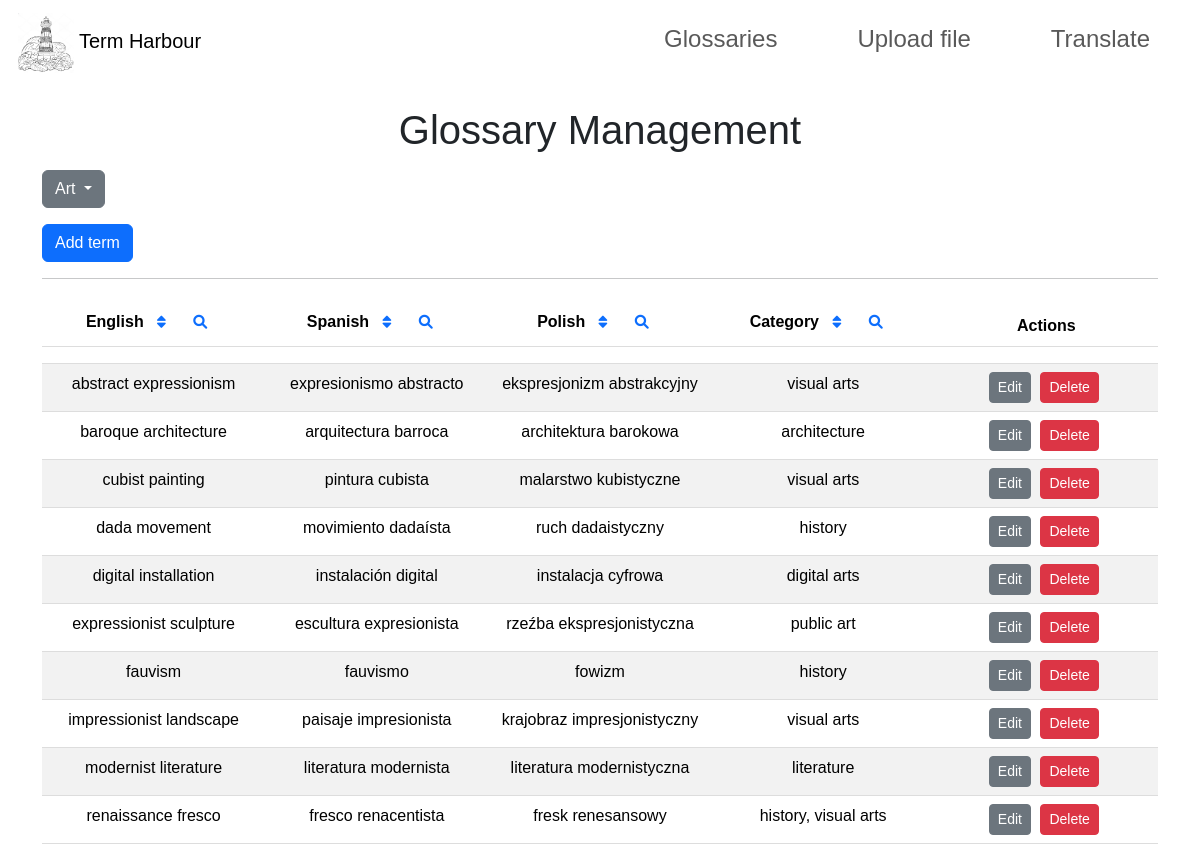
/glossary?table=art, run on an earlier commit of the app's database.
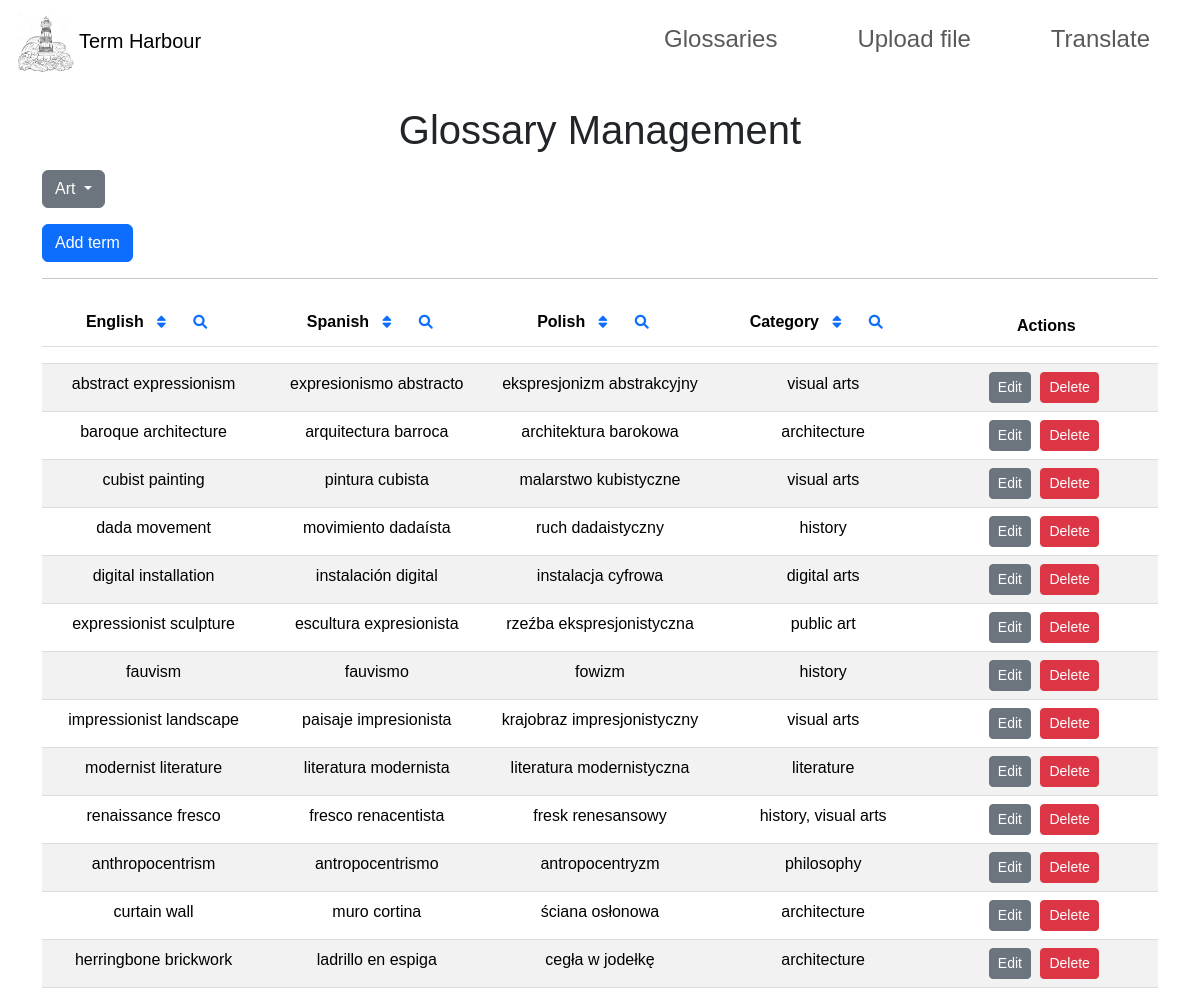
And on a later commit of the database.
### tables this page shows
CREATE TABLE "art" (
	"english"	TEXT,
	"spanish"	TEXT,
	"polish"	TEXT,
	"categories"	TEXT,
	PRIMARY KEY("english")
);

### app.py (the view)
@app.route('/glossary')
def glossary():
    table_name = request.args.get('table', 'medicine')
    records = db.session.execute(text(f'SELECT * FROM {table_name}')).fetchall()
    return render_template('glossary.html', records=records, table=table_name)

### templates/glossary.html (shortened to what this page needs)
<!DOCTYPE html>
<html lang="en">
<head>
    <link rel="stylesheet" href="https://cdn.jsdelivr.net/npm/bootstrap@5.3.3/dist/css/bootstrap.min.css">
    <link rel="stylesheet" href="https://cdnjs.cloudflare.com/ajax/libs/font-awesome/6.0.0-beta3/css/all.min.css">
    <link rel="stylesheet" href="../static/glossary/glossary.css">
</head>
<body>
    {% include 'navbar.html' %}
    <div class="container">
        <h1 class="text-center">Glossary Management</h1>
        <div class="dropdown my-3">
            <button class="btn btn-secondary dropdown-toggle" type="button" id="dropdownMenuButton" data-bs-toggle="dropdown" aria-expanded="false">
                {{ table.capitalize() }}
            </button>
        </div>
        <button class="btn btn-primary" id="addRecordButton">Add term</button>
        <hr>
        <table class="table table-striped text-center">
            <thead>
                <tr>
                    <th style="width: 20%;">English
                        <button class="btn btn-sm btn-link sort-btn" data-column="english" data-order="asc">
                            <i class="fas fa-sort"></i>
                        </button>
                        <button class="btn btn-sm btn-link search-btn" data-column="english">
                            <i class="fas fa-search"></i>
                        </button>
                    </th>
                    <th style="width: 20%;">Spanish
                        <button class="btn btn-sm btn-link sort-btn" data-column="spanish" data-order="asc">
                            <i class="fas fa-sort"></i>
                        </button>
                        <button class="btn btn-sm btn-link search-btn" data-column="spanish">
                            <i class="fas fa-search"></i>
                        </button>
                    </th>
                    <th style="width: 20%;">Polish
                        <button class="btn btn-sm btn-link sort-btn" data-column="polish" data-order="asc">
                            <i class="fas fa-sort"></i>
                        </button>
                        <button class="btn btn-sm btn-link search-btn" data-column="polish">
                            <i class="fas fa-search"></i>
                        </button>
                    </th>
                    <th style="width: 20%;">Category
                        <button class="btn btn-sm btn-link sort-btn" data-column="categories" data-order="asc">
                            <i class="fas fa-sort"></i>
                        </button>
                        <button class="btn btn-sm btn-link search-btn" data-column="categories">
                            <i class="fas fa-search"></i>
                        </button>
                    </th>
                    <th style="width: 20%;">Actions</th>
                </tr>
                <tr>
                    <th><input type="text" class="form-control search-input" data-column="english" placeholder="Search English" style="display: none;"></th>
                    <th><input type="text" class="form-control search-input" data-column="spanish" placeholder="Search Spanish" style="display: none;"></th>
                    <th><input type="text" class="form-control search-input" data-column="polish" placeholder="Search Polish" style="display: none;"></th>
                    <th><input type="text" class="form-control search-input" data-column="categories" placeholder="Search Category" style="display: none;"></th>
                    <th></th>
                </tr>
            </thead>
            <tbody id="glossaryTableBody">
                {% for record in records %}
                <tr>
                    <td>{{ record.english }}</td>
                    <td>{{ record.spanish }}</td>
                    <td>{{ record.polish }}</td>
                    <td>{{ record.categories }}</td>
                    <td>
                        <button class="btn btn-secondary btn-sm edit-btn" data-english="{{ record.english }}">Edit</button>
                        <button class="btn btn-danger btn-sm delete-btn" data-english="{{ record.english }}">Delete</button>
                    </td>
                </tr>
                {% endfor %}
            </tbody>
        </table>
    </div>
</body>
</html>

### templates/navbar.html (shortened to what this page needs)
<nav class="navbar navbar-expand-lg">
  <a class="navbar-brand" href="/">
    <img
      src="{{ url_for('static', filename='z_static_files/logo.jpeg') }}"
      height="60px"
      alt="logo"
      style="margin-left: 10%"
    />
    Term Harbour
  </a>
  <div
    class="collapse navbar-collapse justify-content-end"
    id="basic-navbar-nav"
  >
    <ul class="navbar-nav ml-auto" style="padding-left: 30%; padding-right: 2%">
      <li class="nav-item">
        <a
          class="nav-link"
          href="glossary"
          style="padding-left: 50px; padding-right: 30px"
        >
          <h4>Glossaries</h4>
        </a>
      </li>
      <li class="nav-item">
        <a
          class="nav-link"
          href="upload"
          style="padding-left: 50px; padding-right: 30px"
        >
          <h4>Upload file</h4>
        </a>
      </li>
      <li class="nav-item">
        <a
          class="nav-link"
          href="/"
          style="padding-left: 50px; padding-right: 30px"
        >
          <h4>Translate</h4>
        </a>
      </li>
    </ul>
  </div>
</nav>

### static/glossary/glossary.css (style rules this page uses)
body { font-family: Arial, sans-serif; }
h1 { text-align: center; margin-top: 20px; }
table { width: 100%; margin: 20px auto; border-collapse: collapse; }
th, td { padding: 12px; text-align: center; border-bottom: 1px solid #ddd; }
th { background-color: #f2f2f2; position: relative; }
.btn { margin-right: 5px; }

What changed in the data, as far as the page shows it:
added art: english "anthropocentrism", spanish "antropocentrismo", polish "antropocentryzm", categories "philosophy"
added art: english "curtain wall", spanish "muro cortina", polish "ściana osłonowa", categories "architecture"
added art: english "herringbone brickwork", spanish "ladrillo en espiga", polish "cegła w jodełkę", categories "architecture"
